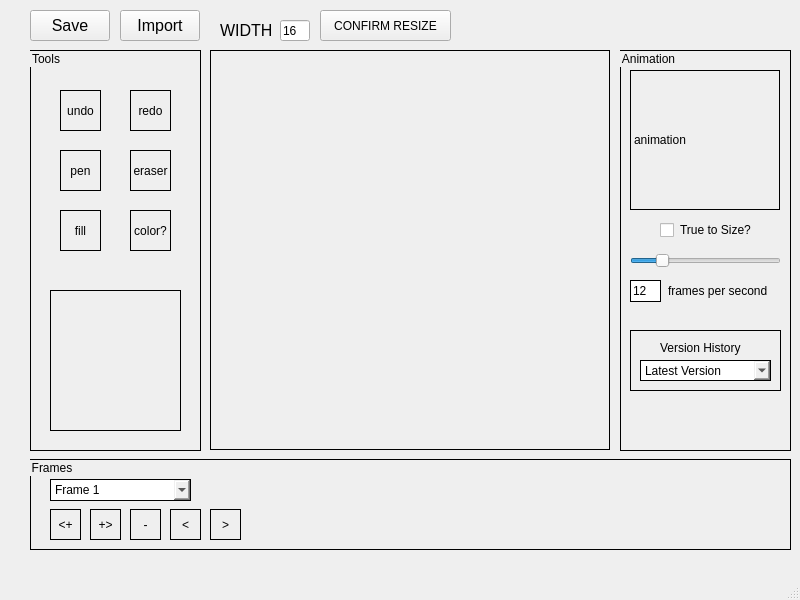
<?xml version="1.0" encoding="UTF-8"?>
<ui version="4.0">
 <class>MainWindow</class>
 <widget class="QMainWindow" name="MainWindow">
  <property name="geometry">
   <rect>
    <x>0</x>
    <y>0</y>
    <width>800</width>
    <height>600</height>
   </rect>
  </property>
  <property name="windowTitle">
   <string>MainWindow</string>
  </property>
  <widget class="QWidget" name="centralwidget">
   <widget class="QPushButton" name="saveButton">
    <property name="geometry">
     <rect>
      <x>30</x>
      <y>10</y>
      <width>80</width>
      <height>31</height>
     </rect>
    </property>
    <property name="font">
     <font>
      <pointsize>12</pointsize>
     </font>
    </property>
    <property name="toolTip">
     <string extracomment="Saves current drawing as a .ssp file."/>
    </property>
    <property name="toolTipDuration">
     <number>1000</number>
    </property>
    <property name="whatsThis">
     <string/>
    </property>
    <property name="text">
     <string>Save</string>
    </property>
    <property name="checkable">
     <bool>false</bool>
    </property>
   </widget>
   <widget class="QPushButton" name="loadButton">
    <property name="geometry">
     <rect>
      <x>120</x>
      <y>10</y>
      <width>80</width>
      <height>31</height>
     </rect>
    </property>
    <property name="font">
     <font>
      <pointsize>12</pointsize>
     </font>
    </property>
    <property name="text">
     <string>Import</string>
    </property>
   </widget>
   <widget class="QLineEdit" name="widthInput">
    <property name="geometry">
     <rect>
      <x>280</x>
      <y>20</y>
      <width>30</width>
      <height>21</height>
     </rect>
    </property>
    <property name="text">
     <string>16</string>
    </property>
   </widget>
   <widget class="QLabel" name="widthLabel">
    <property name="geometry">
     <rect>
      <x>220</x>
      <y>20</y>
      <width>51</width>
      <height>21</height>
     </rect>
    </property>
    <property name="font">
     <font>
      <pointsize>12</pointsize>
     </font>
    </property>
    <property name="text">
     <string>WIDTH:</string>
    </property>
   </widget>
   <widget class="QPushButton" name="confirmResize">
    <property name="geometry">
     <rect>
      <x>320</x>
      <y>10</y>
      <width>131</width>
      <height>31</height>
     </rect>
    </property>
    <property name="text">
     <string>CONFIRM RESIZE</string>
    </property>
   </widget>
   <widget class="QGroupBox" name="leftPanel">
    <property name="geometry">
     <rect>
      <x>30</x>
      <y>50</y>
      <width>171</width>
      <height>401</height>
     </rect>
    </property>
    <property name="styleSheet">
     <string notr="true">border: 1px solid black</string>
    </property>
    <property name="title">
     <string>Tools</string>
    </property>
    <widget class="QPushButton" name="paintButton">
     <property name="geometry">
      <rect>
       <x>30</x>
       <y>100</y>
       <width>41</width>
       <height>41</height>
      </rect>
     </property>
     <property name="text">
      <string>pen</string>
     </property>
    </widget>
    <widget class="QPushButton" name="undoButton">
     <property name="geometry">
      <rect>
       <x>30</x>
       <y>40</y>
       <width>41</width>
       <height>41</height>
      </rect>
     </property>
     <property name="text">
      <string>undo</string>
     </property>
    </widget>
    <widget class="QPushButton" name="redoButton">
     <property name="geometry">
      <rect>
       <x>100</x>
       <y>40</y>
       <width>41</width>
       <height>41</height>
      </rect>
     </property>
     <property name="text">
      <string>redo</string>
     </property>
    </widget>
    <widget class="QPushButton" name="eraseButton">
     <property name="geometry">
      <rect>
       <x>100</x>
       <y>100</y>
       <width>41</width>
       <height>41</height>
      </rect>
     </property>
     <property name="text">
      <string>eraser</string>
     </property>
    </widget>
    <widget class="QPushButton" name="filllButton">
     <property name="geometry">
      <rect>
       <x>30</x>
       <y>160</y>
       <width>41</width>
       <height>41</height>
      </rect>
     </property>
     <property name="text">
      <string>fill</string>
     </property>
    </widget>
    <widget class="QPushButton" name="colorButton">
     <property name="geometry">
      <rect>
       <x>100</x>
       <y>160</y>
       <width>41</width>
       <height>41</height>
      </rect>
     </property>
     <property name="text">
      <string>color?</string>
     </property>
    </widget>
    <widget class="QWidget" name="paletteWidget" native="true">
     <property name="geometry">
      <rect>
       <x>20</x>
       <y>240</y>
       <width>131</width>
       <height>141</height>
      </rect>
     </property>
    </widget>
   </widget>
   <widget class="QLabel" name="canvas">
    <property name="geometry">
     <rect>
      <x>210</x>
      <y>50</y>
      <width>400</width>
      <height>400</height>
     </rect>
    </property>
    <property name="font">
     <font>
      <bold>false</bold>
      <stylestrategy>NoAntialias</stylestrategy>
     </font>
    </property>
    <property name="mouseTracking">
     <bool>true</bool>
    </property>
    <property name="autoFillBackground">
     <bool>false</bool>
    </property>
    <property name="styleSheet">
     <string notr="true">border-color: rgb(0, 0, 0);
border: 1px solid;
background-image: url(:/background/transparency-background.png);</string>
    </property>
    <property name="lineWidth">
     <number>1</number>
    </property>
    <property name="text">
     <string/>
    </property>
    <property name="scaledContents">
     <bool>true</bool>
    </property>
   </widget>
   <widget class="QGroupBox" name="righPanel">
    <property name="geometry">
     <rect>
      <x>620</x>
      <y>50</y>
      <width>171</width>
      <height>401</height>
     </rect>
    </property>
    <property name="font">
     <font>
      <pointsize>9</pointsize>
      <stylestrategy>PreferDefault</stylestrategy>
      <kerning>true</kerning>
     </font>
    </property>
    <property name="styleSheet">
     <string notr="true">border: 1px solid black</string>
    </property>
    <property name="title">
     <string>Animation</string>
    </property>
    <widget class="QLabel" name="animationPreview">
     <property name="geometry">
      <rect>
       <x>10</x>
       <y>20</y>
       <width>150</width>
       <height>140</height>
      </rect>
     </property>
     <property name="styleSheet">
      <string notr="true">border: 1px solid black</string>
     </property>
     <property name="text">
      <string>animation</string>
     </property>
    </widget>
    <widget class="QCheckBox" name="trueToSizeCheckbox">
     <property name="geometry">
      <rect>
       <x>40</x>
       <y>170</y>
       <width>101</width>
       <height>20</height>
      </rect>
     </property>
     <property name="styleSheet">
      <string notr="true">border: none</string>
     </property>
     <property name="text">
      <string>True to Size?</string>
     </property>
    </widget>
    <widget class="QSlider" name="horizontalSlider">
     <property name="geometry">
      <rect>
       <x>10</x>
       <y>200</y>
       <width>151</width>
       <height>22</height>
      </rect>
     </property>
     <property name="styleSheet">
      <string notr="true">border: none</string>
     </property>
     <property name="minimum">
      <number>1</number>
     </property>
     <property name="maximum">
      <number>60</number>
     </property>
     <property name="sliderPosition">
      <number>12</number>
     </property>
     <property name="orientation">
      <enum>Qt::Orientation::Horizontal</enum>
     </property>
    </widget>
    <widget class="QLineEdit" name="fpsInput">
     <property name="geometry">
      <rect>
       <x>10</x>
       <y>230</y>
       <width>31</width>
       <height>22</height>
      </rect>
     </property>
     <property name="text">
      <string>12</string>
     </property>
    </widget>
    <widget class="QLabel" name="fpsLabel">
     <property name="geometry">
      <rect>
       <x>48</x>
       <y>230</y>
       <width>111</width>
       <height>21</height>
      </rect>
     </property>
     <property name="styleSheet">
      <string notr="true">border:none</string>
     </property>
     <property name="text">
      <string>frames per second</string>
     </property>
    </widget>
    <widget class="QFrame" name="vhFrame">
     <property name="geometry">
      <rect>
       <x>10</x>
       <y>280</y>
       <width>151</width>
       <height>61</height>
      </rect>
     </property>
     <property name="frameShape">
      <enum>QFrame::Shape::StyledPanel</enum>
     </property>
     <property name="frameShadow">
      <enum>QFrame::Shadow::Raised</enum>
     </property>
     <widget class="QLabel" name="vhLabel">
      <property name="geometry">
       <rect>
        <x>30</x>
        <y>10</y>
        <width>81</width>
        <height>16</height>
       </rect>
      </property>
      <property name="styleSheet">
       <string notr="true">border:none</string>
      </property>
      <property name="text">
       <string>Version History</string>
      </property>
     </widget>
     <widget class="QComboBox" name="versionHistoryComboBox">
      <property name="geometry">
       <rect>
        <x>10</x>
        <y>30</y>
        <width>131</width>
        <height>21</height>
       </rect>
      </property>
      <item>
       <property name="text">
        <string>Latest Version</string>
       </property>
      </item>
     </widget>
    </widget>
   </widget>
   <widget class="QGroupBox" name="framesBox">
    <property name="geometry">
     <rect>
      <x>30</x>
      <y>459</y>
      <width>761</width>
      <height>91</height>
     </rect>
    </property>
    <property name="styleSheet">
     <string notr="true">border: 1px solid black</string>
    </property>
    <property name="title">
     <string>Frames</string>
    </property>
    <widget class="QPushButton" name="addPrevFrameButton">
     <property name="geometry">
      <rect>
       <x>20</x>
       <y>50</y>
       <width>31</width>
       <height>31</height>
      </rect>
     </property>
     <property name="text">
      <string>&lt;+</string>
     </property>
    </widget>
    <widget class="QComboBox" name="frameSelectorCombobox">
     <property name="geometry">
      <rect>
       <x>20</x>
       <y>20</y>
       <width>141</width>
       <height>22</height>
      </rect>
     </property>
     <item>
      <property name="text">
       <string>Frame 1</string>
      </property>
     </item>
    </widget>
    <widget class="QPushButton" name="addNextFrameButton">
     <property name="geometry">
      <rect>
       <x>60</x>
       <y>50</y>
       <width>31</width>
       <height>31</height>
      </rect>
     </property>
     <property name="text">
      <string>+&gt;</string>
     </property>
    </widget>
    <widget class="QPushButton" name="deleteCurrentFramebutton">
     <property name="geometry">
      <rect>
       <x>100</x>
       <y>50</y>
       <width>31</width>
       <height>31</height>
      </rect>
     </property>
     <property name="text">
      <string>-</string>
     </property>
    </widget>
    <widget class="QPushButton" name="prevFrameButton">
     <property name="geometry">
      <rect>
       <x>140</x>
       <y>50</y>
       <width>31</width>
       <height>31</height>
      </rect>
     </property>
     <property name="text">
      <string>&lt;</string>
     </property>
    </widget>
    <widget class="QPushButton" name="nextFrameButton">
     <property name="geometry">
      <rect>
       <x>180</x>
       <y>50</y>
       <width>31</width>
       <height>31</height>
      </rect>
     </property>
     <property name="text">
      <string>&gt;</string>
     </property>
    </widget>
   </widget>
  </widget>
  <widget class="QMenuBar" name="menubar">
   <property name="geometry">
    <rect>
     <x>0</x>
     <y>0</y>
     <width>800</width>
     <height>32</height>
    </rect>
   </property>
  </widget>
  <widget class="QStatusBar" name="statusbar"/>
 </widget>
 <resources/>
 <connections/>
</ui>
